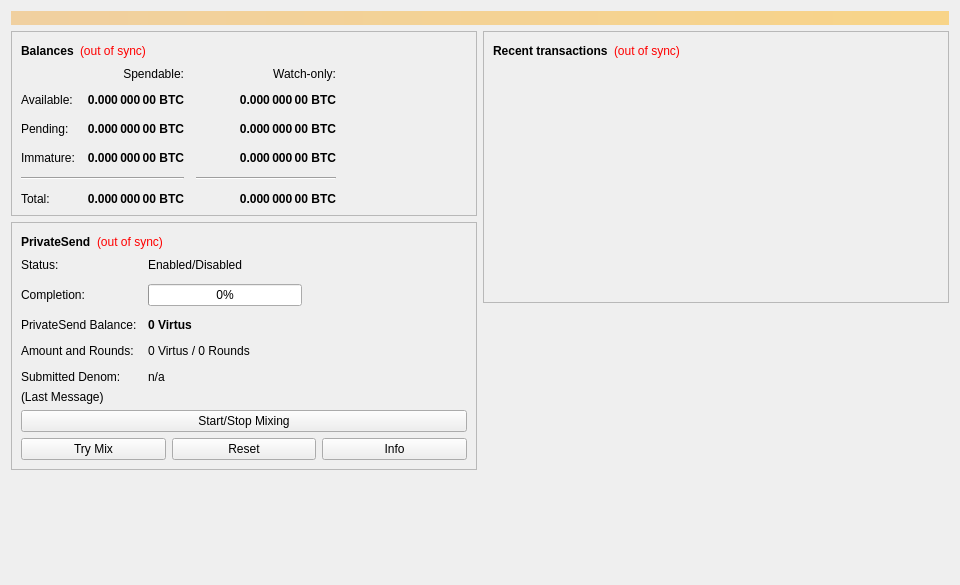
<?xml version="1.0" encoding="UTF-8"?>
<ui version="4.0">
 <class>OverviewPage</class>
 <widget class="QWidget" name="OverviewPage">
  <property name="geometry">
   <rect>
    <x>0</x>
    <y>0</y>
    <width>960</width>
    <height>585</height>
   </rect>
  </property>
  <property name="minimumSize">
   <size>
    <width>960</width>
    <height>0</height>
   </size>
  </property>
  <property name="windowTitle">
   <string>Form</string>
  </property>
  <layout class="QVBoxLayout" name="topLayout">
   <item>
    <widget class="QLabel" name="labelAlerts">
     <property name="visible">
      <bool>false</bool>
     </property>
     <property name="styleSheet">
      <string notr="true">QLabel { background-color: qlineargradient(x1: 0, y1: 0, x2: 1, y2: 0, stop:0 #F0D0A0, stop:1 #F8D488); color:#000000; }</string>
     </property>
     <property name="wordWrap">
      <bool>true</bool>
     </property>
     <property name="margin">
      <number>3</number>
     </property>
     <property name="textInteractionFlags">
      <set>Qt::TextSelectableByMouse</set>
     </property>
    </widget>
   </item>
   <item>
    <layout class="QHBoxLayout" name="horizontalLayout" stretch="1,1">
     <item>
      <layout class="QVBoxLayout" name="verticalLayout_2">
       <item>
        <widget class="QFrame" name="frame">
         <property name="frameShape">
          <enum>QFrame::StyledPanel</enum>
         </property>
         <property name="frameShadow">
          <enum>QFrame::Raised</enum>
         </property>
         <layout class="QVBoxLayout" name="verticalLayout_4">
          <item>
           <layout class="QHBoxLayout" name="horizontalLayout_4">
            <item>
             <widget class="QLabel" name="label_5">
              <property name="font">
               <font>
                <weight>75</weight>
                <bold>true</bold>
               </font>
              </property>
              <property name="text">
               <string>Balances</string>
              </property>
             </widget>
            </item>
            <item>
             <widget class="QLabel" name="labelWalletStatus">
              <property name="toolTip">
               <string>The displayed information may be out of date. Your wallet automatically synchronizes with the Virtus network after a connection is established, but this process has not completed yet.</string>
              </property>
              <property name="styleSheet">
               <string notr="true">QLabel { color: red; }</string>
              </property>
              <property name="text">
               <string notr="true">(out of sync)</string>
              </property>
              <property name="alignment">
               <set>Qt::AlignLeading|Qt::AlignLeft|Qt::AlignVCenter</set>
              </property>
             </widget>
            </item>
            <item>
             <spacer name="horizontalSpacer_3">
              <property name="orientation">
               <enum>Qt::Horizontal</enum>
              </property>
              <property name="sizeHint" stdset="0">
               <size>
                <width>40</width>
                <height>20</height>
               </size>
              </property>
             </spacer>
            </item>
           </layout>
          </item>
          <item>
           <layout class="QGridLayout" name="gridLayout">
            <property name="spacing">
             <number>12</number>
            </property>
            <item row="2" column="2">
             <widget class="QLabel" name="labelWatchPending">
              <property name="font">
               <font>
                <weight>75</weight>
                <bold>true</bold>
               </font>
              </property>
              <property name="cursor">
               <cursorShape>IBeamCursor</cursorShape>
              </property>
              <property name="toolTip">
               <string>Unconfirmed transactions to watch-only addresses</string>
              </property>
              <property name="text">
               <string notr="true">0.000 000 00 BTC</string>
              </property>
              <property name="alignment">
               <set>Qt::AlignRight|Qt::AlignTrailing|Qt::AlignVCenter</set>
              </property>
              <property name="textInteractionFlags">
               <set>Qt::LinksAccessibleByMouse|Qt::TextSelectableByKeyboard|Qt::TextSelectableByMouse</set>
              </property>
             </widget>
            </item>
            <item row="2" column="1">
             <widget class="QLabel" name="labelUnconfirmed">
              <property name="font">
               <font>
                <weight>75</weight>
                <bold>true</bold>
               </font>
              </property>
              <property name="cursor">
               <cursorShape>IBeamCursor</cursorShape>
              </property>
              <property name="toolTip">
               <string>Total of transactions that have yet to be confirmed, and do not yet count toward the spendable balance</string>
              </property>
              <property name="text">
               <string notr="true">0.000 000 00 BTC</string>
              </property>
              <property name="alignment">
               <set>Qt::AlignRight|Qt::AlignTrailing|Qt::AlignVCenter</set>
              </property>
              <property name="textInteractionFlags">
               <set>Qt::LinksAccessibleByMouse|Qt::TextSelectableByKeyboard|Qt::TextSelectableByMouse</set>
              </property>
             </widget>
            </item>
            <item row="3" column="2">
             <widget class="QLabel" name="labelWatchImmature">
              <property name="font">
               <font>
                <weight>75</weight>
                <bold>true</bold>
               </font>
              </property>
              <property name="cursor">
               <cursorShape>IBeamCursor</cursorShape>
              </property>
              <property name="toolTip">
               <string>Mined balance in watch-only addresses that has not yet matured</string>
              </property>
              <property name="text">
               <string notr="true">0.000 000 00 BTC</string>
              </property>
              <property name="alignment">
               <set>Qt::AlignRight|Qt::AlignTrailing|Qt::AlignVCenter</set>
              </property>
              <property name="textInteractionFlags">
               <set>Qt::LinksAccessibleByMouse|Qt::TextSelectableByKeyboard|Qt::TextSelectableByMouse</set>
              </property>
             </widget>
            </item>
            <item row="4" column="0" colspan="2">
             <widget class="Line" name="lineSpendableBalance">
              <property name="orientation">
               <enum>Qt::Horizontal</enum>
              </property>
             </widget>
            </item>
            <item row="4" column="2">
             <widget class="Line" name="lineWatchBalance">
              <property name="sizePolicy">
               <sizepolicy hsizetype="Preferred" vsizetype="Fixed">
                <horstretch>0</horstretch>
                <verstretch>0</verstretch>
               </sizepolicy>
              </property>
              <property name="minimumSize">
               <size>
                <width>140</width>
                <height>0</height>
               </size>
              </property>
              <property name="orientation">
               <enum>Qt::Horizontal</enum>
              </property>
             </widget>
            </item>
            <item row="5" column="0">
             <widget class="QLabel" name="labelTotalText">
              <property name="text">
               <string>Total:</string>
              </property>
             </widget>
            </item>
            <item row="3" column="1">
             <widget class="QLabel" name="labelImmature">
              <property name="font">
               <font>
                <weight>75</weight>
                <bold>true</bold>
               </font>
              </property>
              <property name="cursor">
               <cursorShape>IBeamCursor</cursorShape>
              </property>
              <property name="toolTip">
               <string>Mined balance that has not yet matured</string>
              </property>
              <property name="text">
               <string notr="true">0.000 000 00 BTC</string>
              </property>
              <property name="alignment">
               <set>Qt::AlignRight|Qt::AlignTrailing|Qt::AlignVCenter</set>
              </property>
              <property name="textInteractionFlags">
               <set>Qt::LinksAccessibleByMouse|Qt::TextSelectableByKeyboard|Qt::TextSelectableByMouse</set>
              </property>
             </widget>
            </item>
            <item row="2" column="3">
             <spacer name="horizontalSpacer_2">
              <property name="orientation">
               <enum>Qt::Horizontal</enum>
              </property>
              <property name="sizeHint" stdset="0">
               <size>
                <width>40</width>
                <height>20</height>
               </size>
              </property>
             </spacer>
            </item>
            <item row="3" column="0">
             <widget class="QLabel" name="labelImmatureText">
              <property name="text">
               <string>Immature:</string>
              </property>
             </widget>
            </item>
            <item row="5" column="1">
             <widget class="QLabel" name="labelTotal">
              <property name="font">
               <font>
                <weight>75</weight>
                <bold>true</bold>
               </font>
              </property>
              <property name="cursor">
               <cursorShape>IBeamCursor</cursorShape>
              </property>
              <property name="toolTip">
               <string>Your current total balance</string>
              </property>
              <property name="text">
               <string notr="true">0.000 000 00 BTC</string>
              </property>
              <property name="alignment">
               <set>Qt::AlignRight|Qt::AlignTrailing|Qt::AlignVCenter</set>
              </property>
              <property name="textInteractionFlags">
               <set>Qt::LinksAccessibleByMouse|Qt::TextSelectableByKeyboard|Qt::TextSelectableByMouse</set>
              </property>
             </widget>
            </item>
            <item row="5" column="2">
             <widget class="QLabel" name="labelWatchTotal">
              <property name="font">
               <font>
                <weight>75</weight>
                <bold>true</bold>
               </font>
              </property>
              <property name="cursor">
               <cursorShape>IBeamCursor</cursorShape>
              </property>
              <property name="toolTip">
               <string>Current total balance in watch-only addresses</string>
              </property>
              <property name="text">
               <string notr="true">0.000 000 00 BTC</string>
              </property>
              <property name="alignment">
               <set>Qt::AlignRight|Qt::AlignTrailing|Qt::AlignVCenter</set>
              </property>
              <property name="textInteractionFlags">
               <set>Qt::LinksAccessibleByMouse|Qt::TextSelectableByKeyboard|Qt::TextSelectableByMouse</set>
              </property>
             </widget>
            </item>
            <item row="0" column="2">
             <widget class="QLabel" name="labelWatchonly">
              <property name="text">
               <string>Watch-only:</string>
              </property>
              <property name="alignment">
               <set>Qt::AlignRight|Qt::AlignTrailing|Qt::AlignVCenter</set>
              </property>
             </widget>
            </item>
            <item row="1" column="0">
             <widget class="QLabel" name="labelBalanceText">
              <property name="text">
               <string>Available:</string>
              </property>
             </widget>
            </item>
            <item row="1" column="1">
             <widget class="QLabel" name="labelBalance">
              <property name="font">
               <font>
                <weight>75</weight>
                <bold>true</bold>
               </font>
              </property>
              <property name="cursor">
               <cursorShape>IBeamCursor</cursorShape>
              </property>
              <property name="toolTip">
               <string>Your current spendable balance</string>
              </property>
              <property name="text">
               <string notr="true">0.000 000 00 BTC</string>
              </property>
              <property name="alignment">
               <set>Qt::AlignRight|Qt::AlignTrailing|Qt::AlignVCenter</set>
              </property>
              <property name="textInteractionFlags">
               <set>Qt::LinksAccessibleByMouse|Qt::TextSelectableByKeyboard|Qt::TextSelectableByMouse</set>
              </property>
             </widget>
            </item>
            <item row="1" column="2">
             <widget class="QLabel" name="labelWatchAvailable">
              <property name="font">
               <font>
                <weight>75</weight>
                <bold>true</bold>
               </font>
              </property>
              <property name="cursor">
               <cursorShape>IBeamCursor</cursorShape>
              </property>
              <property name="toolTip">
               <string>Your current balance in watch-only addresses</string>
              </property>
              <property name="text">
               <string notr="true">0.000 000 00 BTC</string>
              </property>
              <property name="alignment">
               <set>Qt::AlignRight|Qt::AlignTrailing|Qt::AlignVCenter</set>
              </property>
              <property name="textInteractionFlags">
               <set>Qt::LinksAccessibleByMouse|Qt::TextSelectableByKeyboard|Qt::TextSelectableByMouse</set>
              </property>
             </widget>
            </item>
            <item row="2" column="0">
             <widget class="QLabel" name="labelPendingText">
              <property name="text">
               <string>Pending:</string>
              </property>
             </widget>
            </item>
            <item row="0" column="1">
             <widget class="QLabel" name="labelSpendable">
              <property name="text">
               <string>Spendable:</string>
              </property>
              <property name="alignment">
               <set>Qt::AlignRight|Qt::AlignTrailing|Qt::AlignVCenter</set>
              </property>
             </widget>
            </item>
           </layout>
          </item>
         </layout>
        </widget>
       </item>
       <item>
        <widget class="QFrame" name="framePrivateSend">
         <property name="layoutDirection">
          <enum>Qt::LeftToRight</enum>
         </property>
         <property name="frameShape">
          <enum>QFrame::StyledPanel</enum>
         </property>
         <property name="frameShadow">
          <enum>QFrame::Raised</enum>
         </property>
         <layout class="QVBoxLayout" name="VerticalLayout_PS1">
          <item>
           <layout class="QHBoxLayout" name="horizontalLayout_5">
            <item>
             <widget class="QLabel" name="labelPrivateSendHeader">
              <property name="font">
               <font>
                <weight>75</weight>
                <bold>true</bold>
               </font>
              </property>
              <property name="text">
               <string>PrivateSend</string>
              </property>
             </widget>
            </item>
            <item>
             <widget class="QLabel" name="labelPrivateSendSyncStatus">
              <property name="toolTip">
               <string>The displayed information may be out of date. Your wallet automatically synchronizes with the Virtus network after a connection is established, but this process has not completed yet.</string>
              </property>
              <property name="styleSheet">
               <string notr="true">QLabel { color: red; }</string>
              </property>
              <property name="text">
               <string notr="true">(out of sync)</string>
              </property>
              <property name="alignment">
               <set>Qt::AlignLeading|Qt::AlignLeft|Qt::AlignVCenter</set>
              </property>
             </widget>
            </item>
            <item>
             <spacer name="horizontalSpacer_4">
              <property name="orientation">
               <enum>Qt::Horizontal</enum>
              </property>
              <property name="sizeHint" stdset="0">
               <size>
                <width>40</width>
                <height>20</height>
               </size>
              </property>
             </spacer>
            </item>
           </layout>
          </item>
          <item>
           <layout class="QFormLayout" name="privateSendFormLayout">
            <property name="fieldGrowthPolicy">
             <enum>QFormLayout::AllNonFixedFieldsGrow</enum>
            </property>
            <property name="horizontalSpacing">
             <number>11</number>
            </property>
            <property name="verticalSpacing">
             <number>12</number>
            </property>
            <item row="0" column="0">
             <widget class="QLabel" name="labelPrivateSendEnabledText">
              <property name="text">
               <string>Status:</string>
              </property>
             </widget>
            </item>
            <item row="0" column="1">
             <widget class="QLabel" name="labelPrivateSendEnabled">
              <property name="text">
               <string>Enabled/Disabled</string>
              </property>
             </widget>
            </item>
            <item row="1" column="0">
             <widget class="QLabel" name="labelCompletitionText">
              <property name="text">
               <string>Completion:</string>
              </property>
             </widget>
            </item>
            <item row="1" column="1">
             <widget class="QProgressBar" name="privateSendProgress">
              <property name="maximumSize">
               <size>
                <width>154</width>
                <height>16777215</height>
               </size>
              </property>
              <property name="value">
               <number>0</number>
              </property>
             </widget>
            </item>
            <item row="2" column="0">
             <widget class="QLabel" name="labelAnonymizedText">
              <property name="text">
               <string>PrivateSend Balance:</string>
              </property>
             </widget>
            </item>
            <item row="2" column="1">
             <widget class="QLabel" name="labelAnonymized">
              <property name="font">
               <font>
                <weight>75</weight>
                <bold>true</bold>
               </font>
              </property>
              <property name="text">
               <string notr="true">0 Virtus</string>
              </property>
             </widget>
            </item>
            <item row="3" column="0">
             <widget class="QLabel" name="labelAmountAndRoundsText">
              <property name="text">
               <string>Amount and Rounds:</string>
              </property>
             </widget>
            </item>
            <item row="3" column="1">
             <widget class="QLabel" name="labelAmountRounds">
              <property name="text">
               <string>0 Virtus / 0 Rounds</string>
              </property>
             </widget>
            </item>
            <item row="4" column="0">
             <widget class="QLabel" name="labelSubmittedDenomText">
              <property name="text">
               <string>Submitted Denom:</string>
              </property>
             </widget>
            </item>
            <item row="4" column="1">
             <widget class="QLabel" name="labelSubmittedDenom">
              <property name="toolTip">
               <string>The denominations you submitted to the Masternode.&lt;br&gt;To mix, other users must submit the exact same denominations.</string>
              </property>
              <property name="text">
               <string>n/a</string>
              </property>
             </widget>
            </item>
           </layout>
          </item>
          <item>
           <layout class="QVBoxLayout" name="VerticalLayout_PS">
            <item>
             <widget class="QLabel" name="labelPrivateSendLastMessage">
              <property name="text">
               <string>(Last Message)</string>
              </property>
              <property name="alignment">
               <set>Qt::AlignLeading|Qt::AlignLeft|Qt::AlignTop</set>
              </property>
              <property name="wordWrap">
               <bool>true</bool>
              </property>
             </widget>
            </item>
            <item>
             <widget class="QPushButton" name="togglePrivateSend">
              <property name="sizePolicy">
               <sizepolicy hsizetype="MinimumExpanding" vsizetype="Fixed">
                <horstretch>0</horstretch>
                <verstretch>0</verstretch>
               </sizepolicy>
              </property>
              <property name="text">
               <string>Start/Stop Mixing</string>
              </property>
             </widget>
            </item>
            <item>
             <layout class="QHBoxLayout" name="horizontalLayout_debugbuttons">
              <item>
               <widget class="QPushButton" name="privateSendAuto">
                <property name="sizePolicy">
                 <sizepolicy hsizetype="MinimumExpanding" vsizetype="Fixed">
                  <horstretch>0</horstretch>
                  <verstretch>0</verstretch>
                 </sizepolicy>
                </property>
                <property name="toolTip">
                 <string>Try to manually submit a PrivateSend request.</string>
                </property>
                <property name="text">
                 <string>Try Mix</string>
                </property>
               </widget>
              </item>
              <item>
               <widget class="QPushButton" name="privateSendReset">
                <property name="sizePolicy">
                 <sizepolicy hsizetype="MinimumExpanding" vsizetype="Fixed">
                  <horstretch>0</horstretch>
                  <verstretch>0</verstretch>
                 </sizepolicy>
                </property>
                <property name="toolTip">
                 <string>Reset the current status of PrivateSend (can interrupt PrivateSend if it's in the process of Mixing, which can cost you money!)</string>
                </property>
                <property name="autoFillBackground">
                 <bool>false</bool>
                </property>
                <property name="text">
                 <string>Reset</string>
                </property>
               </widget>
              </item>
              <item>
               <widget class="QPushButton" name="privateSendInfo">
                <property name="sizePolicy">
                 <sizepolicy hsizetype="MinimumExpanding" vsizetype="Fixed">
                  <horstretch>0</horstretch>
                  <verstretch>0</verstretch>
                 </sizepolicy>
                </property>
                <property name="toolTip">
                 <string>Information about PrivateSend and Mixing</string>
                </property>
                <property name="text">
                 <string>Info</string>
                </property>
               </widget>
              </item>
             </layout>
            </item>
           </layout>
          </item>
         </layout>
        </widget>
       </item>
       <item>
        <spacer name="verticalSpacer">
         <property name="orientation">
          <enum>Qt::Vertical</enum>
         </property>
         <property name="sizeHint" stdset="0">
          <size>
           <width>20</width>
           <height>40</height>
          </size>
         </property>
        </spacer>
       </item>
      </layout>
     </item>
     <item>
      <layout class="QVBoxLayout" name="verticalLayout_3">
       <item>
        <widget class="QFrame" name="frame_2">
         <property name="frameShape">
          <enum>QFrame::StyledPanel</enum>
         </property>
         <property name="frameShadow">
          <enum>QFrame::Raised</enum>
         </property>
         <layout class="QVBoxLayout" name="verticalLayout">
          <item>
           <layout class="QHBoxLayout" name="horizontalLayout_2">
            <item>
             <widget class="QLabel" name="label_4">
              <property name="font">
               <font>
                <weight>75</weight>
                <bold>true</bold>
               </font>
              </property>
              <property name="text">
               <string>Recent transactions</string>
              </property>
             </widget>
            </item>
            <item>
             <widget class="QLabel" name="labelTransactionsStatus">
              <property name="toolTip">
               <string>The displayed information may be out of date. Your wallet automatically synchronizes with the Virtus network after a connection is established, but this process has not completed yet.</string>
              </property>
              <property name="styleSheet">
               <string notr="true">QLabel { color: red; }</string>
              </property>
              <property name="text">
               <string notr="true">(out of sync)</string>
              </property>
              <property name="alignment">
               <set>Qt::AlignLeading|Qt::AlignLeft|Qt::AlignVCenter</set>
              </property>
             </widget>
            </item>
            <item>
             <spacer name="horizontalSpacer">
              <property name="orientation">
               <enum>Qt::Horizontal</enum>
              </property>
              <property name="sizeHint" stdset="0">
               <size>
                <width>40</width>
                <height>20</height>
               </size>
              </property>
             </spacer>
            </item>
           </layout>
          </item>
          <item>
           <widget class="QListView" name="listTransactions">
            <property name="styleSheet">
             <string notr="true">QListView { background: transparent; }</string>
            </property>
            <property name="frameShape">
             <enum>QFrame::NoFrame</enum>
            </property>
            <property name="verticalScrollBarPolicy">
             <enum>Qt::ScrollBarAlwaysOff</enum>
            </property>
            <property name="horizontalScrollBarPolicy">
             <enum>Qt::ScrollBarAlwaysOff</enum>
            </property>
            <property name="selectionMode">
             <enum>QAbstractItemView::NoSelection</enum>
            </property>
           </widget>
          </item>
         </layout>
        </widget>
       </item>
       <item>
        <spacer name="verticalSpacer_2">
         <property name="orientation">
          <enum>Qt::Vertical</enum>
         </property>
         <property name="sizeHint" stdset="0">
          <size>
           <width>20</width>
           <height>40</height>
          </size>
         </property>
        </spacer>
       </item>
      </layout>
     </item>
    </layout>
   </item>
  </layout>
 </widget>
 <resources/>
 <connections/>
</ui>
